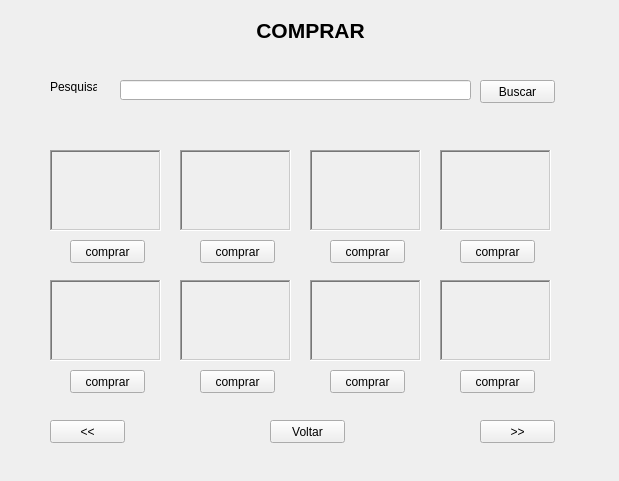
<?xml version="1.0" encoding="UTF-8"?>
<ui version="4.0">
 <class>comprar</class>
 <widget class="QMainWindow" name="comprar">
  <property name="geometry">
   <rect>
    <x>0</x>
    <y>0</y>
    <width>619</width>
    <height>481</height>
   </rect>
  </property>
  <property name="windowTitle">
   <string>MainWindow</string>
  </property>
  <widget class="QWidget" name="centralwidget">
   <widget class="QLabel" name="label">
    <property name="geometry">
     <rect>
      <x>250</x>
      <y>0</y>
      <width>121</width>
      <height>61</height>
     </rect>
    </property>
    <property name="text">
     <string>&lt;html&gt;&lt;head/&gt;&lt;body&gt;&lt;p align=&quot;center&quot;&gt;&lt;span style=&quot; font-size:16pt; font-weight:600;&quot;&gt;COMPRAR&lt;/span&gt;&lt;/p&gt;&lt;/body&gt;&lt;/html&gt;</string>
    </property>
    <property name="textFormat">
     <enum>Qt::AutoText</enum>
    </property>
   </widget>
   <widget class="QLabel" name="label_10">
    <property name="geometry">
     <rect>
      <x>50</x>
      <y>150</y>
      <width>111</width>
      <height>81</height>
     </rect>
    </property>
    <property name="frameShape">
     <enum>QFrame::WinPanel</enum>
    </property>
    <property name="frameShadow">
     <enum>QFrame::Sunken</enum>
    </property>
    <property name="text">
     <string/>
    </property>
    <property name="pixmap">
     <pixmap>../../../../../../Imagens/2.jpg</pixmap>
    </property>
    <property name="scaledContents">
     <bool>true</bool>
    </property>
   </widget>
   <widget class="QLabel" name="label_11">
    <property name="geometry">
     <rect>
      <x>180</x>
      <y>150</y>
      <width>111</width>
      <height>81</height>
     </rect>
    </property>
    <property name="frameShape">
     <enum>QFrame::WinPanel</enum>
    </property>
    <property name="frameShadow">
     <enum>QFrame::Sunken</enum>
    </property>
    <property name="text">
     <string/>
    </property>
    <property name="pixmap">
     <pixmap>../../../../../../Imagens/2.jpg</pixmap>
    </property>
    <property name="scaledContents">
     <bool>true</bool>
    </property>
   </widget>
   <widget class="QLabel" name="label_12">
    <property name="geometry">
     <rect>
      <x>310</x>
      <y>150</y>
      <width>111</width>
      <height>81</height>
     </rect>
    </property>
    <property name="frameShape">
     <enum>QFrame::WinPanel</enum>
    </property>
    <property name="frameShadow">
     <enum>QFrame::Sunken</enum>
    </property>
    <property name="text">
     <string/>
    </property>
    <property name="pixmap">
     <pixmap>../../../../../../Imagens/2.jpg</pixmap>
    </property>
    <property name="scaledContents">
     <bool>true</bool>
    </property>
   </widget>
   <widget class="QLabel" name="label_13">
    <property name="geometry">
     <rect>
      <x>440</x>
      <y>150</y>
      <width>111</width>
      <height>81</height>
     </rect>
    </property>
    <property name="frameShape">
     <enum>QFrame::WinPanel</enum>
    </property>
    <property name="frameShadow">
     <enum>QFrame::Sunken</enum>
    </property>
    <property name="text">
     <string/>
    </property>
    <property name="pixmap">
     <pixmap>../../../../../../Imagens/2.jpg</pixmap>
    </property>
    <property name="scaledContents">
     <bool>true</bool>
    </property>
   </widget>
   <widget class="QLabel" name="label_14">
    <property name="geometry">
     <rect>
      <x>50</x>
      <y>280</y>
      <width>111</width>
      <height>81</height>
     </rect>
    </property>
    <property name="frameShape">
     <enum>QFrame::WinPanel</enum>
    </property>
    <property name="frameShadow">
     <enum>QFrame::Sunken</enum>
    </property>
    <property name="text">
     <string/>
    </property>
    <property name="pixmap">
     <pixmap>../../../../../../Imagens/2.jpg</pixmap>
    </property>
    <property name="scaledContents">
     <bool>true</bool>
    </property>
   </widget>
   <widget class="QLabel" name="label_15">
    <property name="geometry">
     <rect>
      <x>180</x>
      <y>280</y>
      <width>111</width>
      <height>81</height>
     </rect>
    </property>
    <property name="frameShape">
     <enum>QFrame::WinPanel</enum>
    </property>
    <property name="frameShadow">
     <enum>QFrame::Sunken</enum>
    </property>
    <property name="text">
     <string/>
    </property>
    <property name="pixmap">
     <pixmap>../../../../../../Imagens/2.jpg</pixmap>
    </property>
    <property name="scaledContents">
     <bool>true</bool>
    </property>
   </widget>
   <widget class="QLabel" name="label_16">
    <property name="geometry">
     <rect>
      <x>310</x>
      <y>280</y>
      <width>111</width>
      <height>81</height>
     </rect>
    </property>
    <property name="frameShape">
     <enum>QFrame::WinPanel</enum>
    </property>
    <property name="frameShadow">
     <enum>QFrame::Sunken</enum>
    </property>
    <property name="text">
     <string/>
    </property>
    <property name="pixmap">
     <pixmap>../../../../../../Imagens/2.jpg</pixmap>
    </property>
    <property name="scaledContents">
     <bool>true</bool>
    </property>
   </widget>
   <widget class="QLabel" name="label_17">
    <property name="geometry">
     <rect>
      <x>440</x>
      <y>280</y>
      <width>111</width>
      <height>81</height>
     </rect>
    </property>
    <property name="frameShape">
     <enum>QFrame::WinPanel</enum>
    </property>
    <property name="frameShadow">
     <enum>QFrame::Sunken</enum>
    </property>
    <property name="text">
     <string/>
    </property>
    <property name="pixmap">
     <pixmap>../../../../../../Imagens/2.jpg</pixmap>
    </property>
    <property name="scaledContents">
     <bool>true</bool>
    </property>
   </widget>
   <widget class="QPushButton" name="buttonAnt">
    <property name="geometry">
     <rect>
      <x>50</x>
      <y>420</y>
      <width>75</width>
      <height>23</height>
     </rect>
    </property>
    <property name="text">
     <string>&lt;&lt;</string>
    </property>
   </widget>
   <widget class="QPushButton" name="buttonProx">
    <property name="geometry">
     <rect>
      <x>480</x>
      <y>420</y>
      <width>75</width>
      <height>23</height>
     </rect>
    </property>
    <property name="text">
     <string>&gt;&gt;</string>
    </property>
   </widget>
   <widget class="QPushButton" name="buttonVoltar">
    <property name="geometry">
     <rect>
      <x>270</x>
      <y>420</y>
      <width>75</width>
      <height>23</height>
     </rect>
    </property>
    <property name="text">
     <string>Voltar</string>
    </property>
   </widget>
   <widget class="QLineEdit" name="lineEdit">
    <property name="geometry">
     <rect>
      <x>120</x>
      <y>80</y>
      <width>351</width>
      <height>20</height>
     </rect>
    </property>
   </widget>
   <widget class="QPushButton" name="buttonBuscar">
    <property name="geometry">
     <rect>
      <x>480</x>
      <y>80</y>
      <width>75</width>
      <height>23</height>
     </rect>
    </property>
    <property name="text">
     <string>Buscar</string>
    </property>
   </widget>
   <widget class="QLabel" name="label_2">
    <property name="geometry">
     <rect>
      <x>50</x>
      <y>80</y>
      <width>47</width>
      <height>13</height>
     </rect>
    </property>
    <property name="text">
     <string>Pesquisar</string>
    </property>
   </widget>
   <widget class="QPushButton" name="buttonComp1">
    <property name="geometry">
     <rect>
      <x>70</x>
      <y>240</y>
      <width>75</width>
      <height>23</height>
     </rect>
    </property>
    <property name="text">
     <string>comprar</string>
    </property>
   </widget>
   <widget class="QPushButton" name="buttonComp4">
    <property name="geometry">
     <rect>
      <x>460</x>
      <y>240</y>
      <width>75</width>
      <height>23</height>
     </rect>
    </property>
    <property name="text">
     <string>comprar</string>
    </property>
   </widget>
   <widget class="QPushButton" name="buttonComp3">
    <property name="geometry">
     <rect>
      <x>330</x>
      <y>240</y>
      <width>75</width>
      <height>23</height>
     </rect>
    </property>
    <property name="text">
     <string>comprar</string>
    </property>
   </widget>
   <widget class="QPushButton" name="buttonComp2">
    <property name="geometry">
     <rect>
      <x>200</x>
      <y>240</y>
      <width>75</width>
      <height>23</height>
     </rect>
    </property>
    <property name="text">
     <string>comprar</string>
    </property>
   </widget>
   <widget class="QPushButton" name="buttonComp7">
    <property name="geometry">
     <rect>
      <x>330</x>
      <y>370</y>
      <width>75</width>
      <height>23</height>
     </rect>
    </property>
    <property name="text">
     <string>comprar</string>
    </property>
   </widget>
   <widget class="QPushButton" name="buttonComp5">
    <property name="geometry">
     <rect>
      <x>70</x>
      <y>370</y>
      <width>75</width>
      <height>23</height>
     </rect>
    </property>
    <property name="text">
     <string>comprar</string>
    </property>
   </widget>
   <widget class="QPushButton" name="buttonComp8">
    <property name="geometry">
     <rect>
      <x>460</x>
      <y>370</y>
      <width>75</width>
      <height>23</height>
     </rect>
    </property>
    <property name="text">
     <string>comprar</string>
    </property>
   </widget>
   <widget class="QPushButton" name="buttonComp6">
    <property name="geometry">
     <rect>
      <x>200</x>
      <y>370</y>
      <width>75</width>
      <height>23</height>
     </rect>
    </property>
    <property name="text">
     <string>comprar</string>
    </property>
   </widget>
  </widget>
 </widget>
 <resources/>
 <connections/>
</ui>
